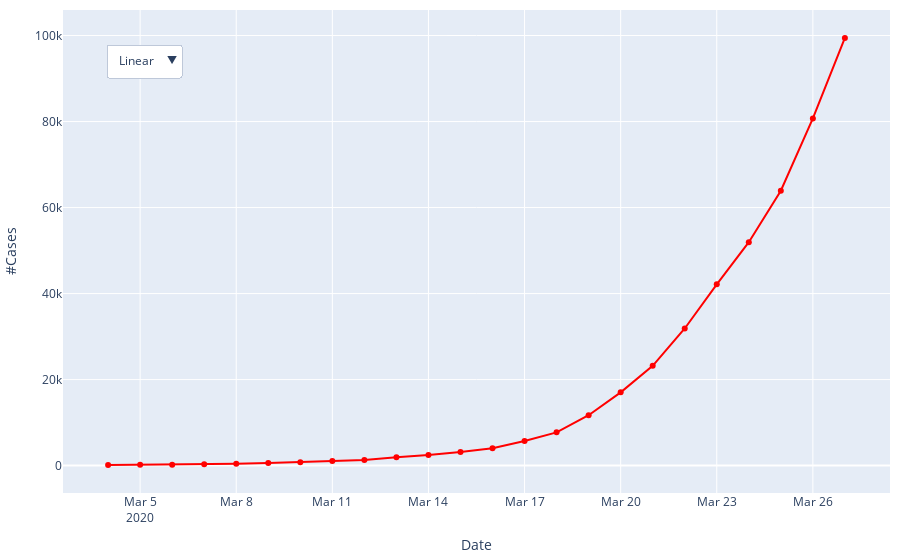

Write notebook code for a chart like this one.
### Markdown cell above
Now we will start using plotly to make interactive plots we can show on a web site. For this first one, we will show the same time-series data, but in one plot with a dropdown menu that lets you select log or linear y axis. Ironically, *these plotly graphs will not show* when you are viewing this notebook in Github you need to run it in interactive mode.

### Code cell
# Plot in plotly with dropdown to select log vs linear
fig_time_dropit = go.Figure()
fig_time_dropit.add_trace(go.Scatter(x = covid_time['date'], y = covid_time['cases'],
                    mode='lines+markers',
                    name='Covid over Time',
                    line_color='red'))

fig_time_dropit.update_layout(
    updatemenus=[
        dict(
            buttons=list([
                dict(label="Linear",
                    method="update",
                    args = [{'title': 'Linear scale'},
                            {'yaxis': {'type': 'linear'}}] ),
                dict(label="Log",
                    method="update",
                    args = [{'title': 'Log scale'},
                            {'yaxis': {'type': 'log'}}] )
            ]),
            direction="down",
            pad={"l": 10, "b": 10, "r": 10, "t": 10},
            showactive=True,
            x=0.04,
            xanchor="left",
            y=0.95,
            yanchor="top"),
    ],
    xaxis_title = "Date",
    yaxis_title = "#Cases",
    margin=dict(
        l=10,
        r=10,
        b=10,
        t=10,
        pad=0
    ),
)
fig_time_dropit.show()

### Figure 1 — Plotly figure (JSON) as saved in the notebook; plotly's stock layout.template omitted (floating-point values rounded to 4 significant figures)
{"data": [{"line": {"color": "red"}, "mode": "lines+markers", "name": "Covid over Time", "type": "scatter", "x": ["2020-03-04T00:00:00", "2020-03-05T00:00:00", "2020-03-06T00:00:00", "2020-03-07T00:00:00", "2020-03-08T00:00:00", "2020-03-09T00:00:00", "2020-03-10T00:00:00", "2020-03-11T00:00:00", "2020-03-12T00:00:00", "2020-03-13T00:00:00", "2020-03-14T00:00:00", "2020-03-15T00:00:00", "2020-03-16T00:00:00", "2020-03-17T00:00:00", "2020-03-18T00:00:00", "2020-03-19T00:00:00", "2020-03-20T00:00:00", "2020-03-21T00:00:00", "2020-03-22T00:00:00", "2020-03-23T00:00:00", "2020-03-24T00:00:00", "2020-03-25T00:00:00", "2020-03-26T00:00:00", "2020-03-27T00:00:00"], "y": [118, 176, 223, 341, 417, 584, 778, 1053, 1315, 1922, 2450, 3173, 4019, 5723, 7730, 11719, 17033, 23197, 31879, 42152, 51954, 63928, 80735, 99447]}], "layout": {"margin": {"b": 10, "l": 10, "pad": 0, "r": 10, "t": 10}, "updatemenus": [{"buttons": [{"args": [{"title": "Linear scale"}, {"yaxis": {"type": "linear"}}], "label": "Linear", "method": "update"}, {"args": [{"title": "Log scale"}, {"yaxis": {"type": "log"}}], "label": "Log", "method": "update"}], "direction": "down", "pad": {"b": 10, "l": 10, "r": 10, "t": 10}, "showactive": true, "x": 0.04, "xanchor": "left", "y": 0.95, "yanchor": "top"}], "xaxis": {"title": {"text": "Date"}}, "yaxis": {"title": {"text": "#Cases"}}}}
